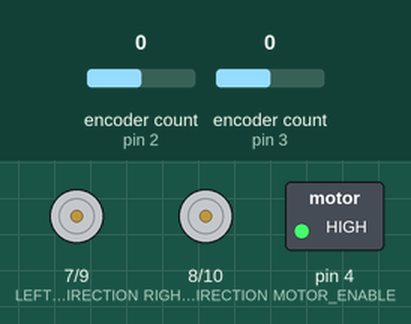
This sketch was run on a simulated Arduino Uno, built with avr-gcc and run on an emulated ATmega328P. Shown: direction and speed pins drawn as motors (green arrow = direction pin HIGH = forward, orange = LOW = backward, longer = more drive), switched loads named in the sketch (green lamp = pin HIGH). Inputs (shaded band) come from the test bench; at power-on: encoder count (sensors on pin 2, pin 3) 0. What the sketch prints to the serial monitor is not drawn.

Above: at 1.2 s.
1.3 s: encoder count (sensor on pin 2) set to 1
At 2.5 s:
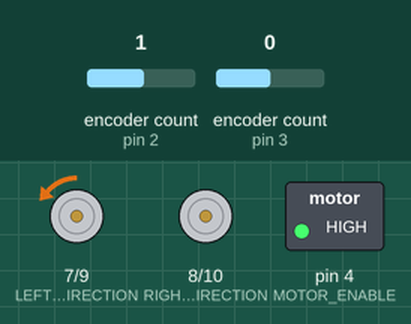
4.3 s: encoder count (sensor on pin 3) set to 1
At 4.9 s:
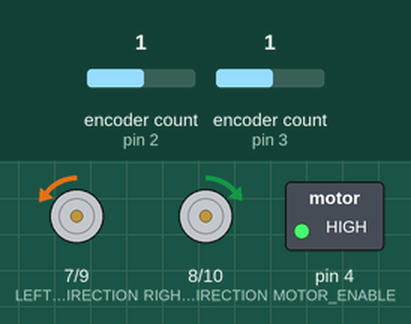
7.3 s: encoder count (sensor on pin 2) set to 0
At 9.1 s:
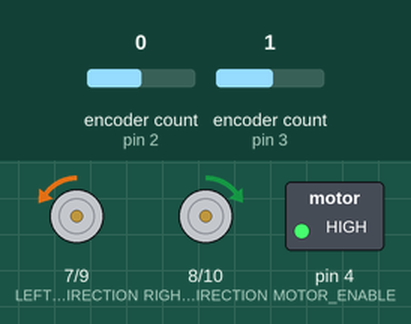
10.3 s: encoder count (sensor on pin 3) set to 5
13.3 s: encoder count (sensor on pin 3) set to 9
Timing chart, 0 to 20.3 s (numbered marks = the images above; inputs shaded):
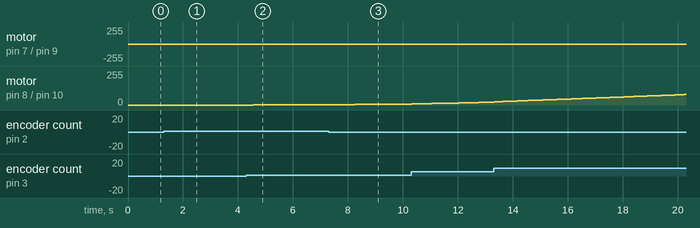

The sketch:

main.ino
```cpp
/**
  * @file main.ino
  * @author Luca Ciancanelli, David Bowling and Tyler Sidlow
  *
  * @brief Main arduino file for running firmware
  */
#include "defs.h"
#include "localization_module.h"
#include "control_module.h"
#include "communication_module.h"

#include <Wire.h>

// Functions
// Control
void set_motor_vel(int pwm, int dir_pin, int speed_pin);

// Communication
void receive_cmd(int bytes_received);

// Variables
// Scheduler
long comm_mod_service_time = 0;
long loc_mod_service_time = 0;
long cont_mod_service_time = 0;

//Communication
int cmd_arr[CMD_PACKET_SIZE];
int cmd_arr_index = 0;

bool new_cmd = false;
bool cmd_written = false;

void setup() {
  // Initialize serial port
  Serial.begin(BAUD_RATE);

  // Initizlize i2c communication
  Wire.begin(ARDUINO_ADDRESS);
  Wire.onReceive(receive_cmd);

  // Configure pin modes
  pinMode(MOTOR_ENABLE, OUTPUT);
  pinMode(LEFT_MOTOR_DIRECTION, OUTPUT);
  pinMode(RIGHT_MOTOR_DIRECTION, OUTPUT);
  pinMode(LEFT_MOTOR_SPEED, OUTPUT);
  pinMode(RIGHT_MOTOR_SPEED, OUTPUT);

  // Enable motor controller
  digitalWrite(MOTOR_ENABLE, 1);

  Serial.println("START");

  // Print "GO" if MATLAB enabled
  if(MATLAB_COM)
  {
    Serial.println("GO");
  }
}

void loop() {
  // Update current time
  long current_time = millis();

  // Communication module update event (check if service time elapsed)
  if(current_time >= (comm_mod_service_time + CONSOLE_REF))
  {
    // Reset service time
    comm_mod_service_time = current_time;

    // Check if new command recieved from PI
    if(new_cmd)
    {
      // Reset new command flag
      new_cmd = false;

      // Write commanded operation mode to control module
      cont_mod::get_instance()->set_operation_mode(cmd_arr[0]);

      // Serial.print(cmd_arr[0]);
      // Serial.print(" ");
      // Serial.print(cmd_arr[1]);
      // Serial.print(" ");
      // Serial.print(cmd_arr[2]);
      // Serial.print(" ");
      // Serial.print(cmd_arr[3]);
      // Serial.print(" ");
      // Serial.print(cmd_arr[4]);
      // Serial.print(" ");
      // Serial.print(cmd_arr[5]);
      // Serial.println();
    }

    // Print wheel params to console
    //comm_mod::get_instance()->print_params(comm_mod_service_time);
  }

  // Localization module update event (check if service time elapsed)
  if(current_time >= (loc_mod_service_time + LOCALIZATION_UPDATE_PERIOD))
  {
    // Reset service time
    loc_mod_service_time = current_time;

    // Update wheel positions
    loc_mod::get_instance()->update_wheel_pos();

    // Update wheel velocities
    loc_mod::get_instance()->update_wheel_vels();
  }


  // Control module update event (check if service time elapsed)
  if(current_time >= (cont_mod_service_time + CONTROL_UPDATE_PERIOD))
  {
    // Reset service time
    cont_mod_service_time = current_time;

    if(cmd_arr[0]!=1 && cmd_arr[0]!=2){
    }
    else if(cmd_arr[5]!=0 && cmd_arr[5]!=1){
    }
    else{
    // Check operation mode
    if(cont_mod::get_instance()->get_operation_mode() == MOVE_MODE && !cmd_written)
    {
      // Format distance and angle from 2 uint8s to a float
      float angle;
      float distance = (cmd_arr[1]) + (float(cmd_arr[2]) / 100);

      if(cmd_arr[5] == 0)
      {
        angle = (cmd_arr[3]) + (float(cmd_arr[4]) / 100);
      }
      else
      {
        angle = -(cmd_arr[3]) + (float(cmd_arr[4]) / 100);
      }

      Serial.print(cmd_arr[5]);
      Serial.print(" ");
      Serial.print(angle);
      Serial.print(" ");
      Serial.println(distance);

      // Write wheel positions to rotate to commanded distance and angle
      cont_mod::get_instance()->set_left_desired_pos(loc_mod::get_instance()->get_left_wheel_pos() + (distance * FEET_TO_CM) / (WHEEL_RADIUS) + (angle * DEG_TO_RAD * WHEEL_WIDTH) / (2 * WHEEL_RADIUS));
      cont_mod::get_instance()->set_right_desired_pos(loc_mod::get_instance()->get_right_wheel_pos() + (distance * FEET_TO_CM) / (WHEEL_RADIUS) - (angle * DEG_TO_RAD * WHEEL_WIDTH) / (2 * WHEEL_RADIUS));

      // Set command written flag
      cmd_written = true;
    }
    else if(cont_mod::get_instance()->get_operation_mode() == STOP_MODE && !cmd_written)
    {
      // Write wheel positions to current position to stop
      cont_mod::get_instance()->set_left_desired_pos(loc_mod::get_instance()->get_left_wheel_pos());
      cont_mod::get_instance()->set_right_desired_pos(loc_mod::get_instance()->get_right_wheel_pos());

      // Set command written flag
      cmd_written = true;
    }
    }
    // else if(cont_mod::get_instance()->get_operation_mode() == TURN_LEFT && !cmd_written)
    // {
    //   Serial.println("test");
    //   cont_mod::get_instance()->set_left_desired_pos(loc_mod::get_instance()->get_left_wheel_pos() + (90 * DEG_TO_RAD * WHEEL_WIDTH) / (2 * WHEEL_RADIUS));
    //   cont_mod::get_instance()->set_right_desired_pos(loc_mod::get_instance()->get_right_wheel_pos() - (90 * DEG_TO_RAD * WHEEL_WIDTH) / (2 * WHEEL_RADIUS));
    //   cmd_written = true;
    // }
    // else if(cont_mod::get_instance()->get_operation_mode() == TURN_RIGHT && !cmd_written)
    // {
    //   Serial.println("test");
    //   cont_mod::get_instance()->set_left_desired_pos(loc_mod::get_instance()->get_left_wheel_pos() - (90 * DEG_TO_RAD * WHEEL_WIDTH) / (2 * WHEEL_RADIUS));
    //   cont_mod::get_instance()->set_right_desired_pos(loc_mod::get_instance()->get_right_wheel_pos() + (90 * DEG_TO_RAD * WHEEL_WIDTH) / (2 * WHEEL_RADIUS));
    //   cmd_written = true;
    // }

    // Update desired velocity (position controller)
    cont_mod::get_instance()->update_desired_vels();

    // Update motor velocities (velocity controller)
    cont_mod::get_instance()->update_motor_pwms();

    // Set motor pwm
    set_motor_vel(cont_mod::get_instance()->get_left_pwm(), LEFT_MOTOR_DIRECTION, LEFT_MOTOR_SPEED);
    set_motor_vel(cont_mod::get_instance()->get_right_pwm(), RIGHT_MOTOR_DIRECTION, RIGHT_MOTOR_SPEED);
  }
}

/**
  * @brief Sets motor velocities by setting speed and direction pin volages.
  *
  * @param pwm Signed pwm value containing speed and direction information
  * @param dir_pin Direction pin ID
  * @param speed_pin Speed pin ID
  */
void set_motor_vel(int pwm, int dir_pin, int speed_pin)
{
  // Check pwm sign
  if(pwm > 0)
  {
    // Write direction and speed pins
    digitalWrite(dir_pin, 1);
    analogWrite(speed_pin, abs(pwm));
  }
  else
  {
    // Write direction and speed pins
    digitalWrite(dir_pin, 0);
    analogWrite(speed_pin, abs(pwm));
  }
}

/**
  * @brief I2C communication ISR
  *
  * @param bytes_received number of bytes recieved over I2C
  */
void receive_cmd(int bytes_received) {
  // Ignore first byte (no information)
  Wire.read();

  for(uint8_t i = 0; i < CMD_PACKET_SIZE; i++)
  {
    cmd_arr[i] = Wire.read();
  }

  // Set new command flag
  new_cmd = true;

  // Reset command written
  cmd_written = false;

  return;
}
```

communication_module.cpp
```cpp
/**
  * @file communication_module.cpp
  * @author Luca Ciancanelli, David Bowling and Tyler Sidlow
  *
  * @brief Source file for the communication module
  */

#include "communication_module.h"
#include "defs.h"

// Create communication module pointer and set to null pointer
comm_mod* comm_mod::comm_mod_ptr = nullptr;

/**
  * @brief Communication module constructor
  */
comm_mod::comm_mod()
{

}

/**
  * @brief Communication module destructor
  */
comm_mod::~comm_mod()
{

}

/**
  * @brief Gets instance of communication module
  *
  * @return Communication module pointer
  */
comm_mod* comm_mod::get_instance()
{
  // Check if communication module is instantiated
  if(comm_mod_ptr == nullptr)
  {
    // Create new instance of communication module
    comm_mod_ptr = new comm_mod();
  }

  return comm_mod_ptr;
}

/**
  * @brief Deallocates memory used for communication module
  */
void comm_mod::clean_up()
{
  // Check if communication module is instantiated
  if(comm_mod_ptr == nullptr)
  {
    // End cleanup if no communication mdoule exists
    return;
  }

  // Delete communication module instance
  delete comm_mod_ptr;

  // Set communication module pointer to null pointer
  comm_mod_ptr = nullptr;
}

/**
  * @brief Prints parameters over serial
  */
void comm_mod::print_params(long current_time)
{
  // Print parameters to console (if enabled)
  // Current program time
  Serial.print(float(current_time) / 1000);

  // Left wheel postion
  if(POSITION_PRINT && LEFT_MOTOR_PRINT)
  {
    Serial.print(",");
    Serial.print(loc_mod::get_instance()->get_left_wheel_pos());
  }

  // Left wheel desired postion
  if(DESIRED_POSITION_PRINT && LEFT_MOTOR_PRINT)
  {
    Serial.print(",");
    Serial.print(cont_mod::get_instance()->get_left_desired_pos());
  }

  // Left wheel velocity
  if(VELOCITY_PRINT && LEFT_MOTOR_PRINT)
  {
    Serial.print(",");
    Serial.print(loc_mod::get_instance()->get_left_wheel_vel());
  }

  // Left motor pwm
  if(PWM_PRINT && LEFT_MOTOR_PRINT)
  {
    Serial.print(",");
    Serial.print(cont_mod::get_instance()->get_left_pwm());
  }

  // Right wheel postion
  if(POSITION_PRINT && RIGHT_MOTOR_PRINT)
  {
    Serial.print(",");
    Serial.print(loc_mod::get_instance()->get_right_wheel_pos());
  }

  // Right wheel desired postion
  if(DESIRED_POSITION_PRINT && LEFT_MOTOR_PRINT)
  {
    Serial.print(",");
    Serial.print(cont_mod::get_instance()->get_right_desired_pos());
  }

  // Right wheel velocity
  if(VELOCITY_PRINT && RIGHT_MOTOR_PRINT)
  {
    Serial.print(",");
    Serial.print(loc_mod::get_instance()->get_right_wheel_vel());
  }

  // Right motor pwm
  if(PWM_PRINT && RIGHT_MOTOR_PRINT)
  {
    Serial.print(",");
    Serial.print(cont_mod::get_instance()->get_right_pwm());
  }
  Serial.println();

  // Print "STOP" if MATLAB enabled and program time is equal to MATLAB_TIME
  if(MATLAB_COM && current_time == MATLAB_TIME)
  {
    Serial.println("STOP");
  }
}
```

communication_module.h
```cpp
/**
  * @file communication_module.h
  * @author Luca Ciancanelli, David Bowling and Tyler Sidlow
  *
  * @brief Header file for the communication module
  */

#ifndef communication_module_h
#define communication_module_h

#include "localization_module.h"
#include "control_module.h"

class comm_mod
{
  private:
    static comm_mod* comm_mod_ptr;

    comm_mod();
    ~comm_mod();

  public:
    static comm_mod* get_instance();
    static void clean_up();

    void print_params(long current_time);
};

#endif
```

control_module.cpp
```cpp
/**
  * @file control_module.cpp
  * @author Luca Ciancanelli, David Bowling and Tyler Sidlow
  *
  * @brief Source file for the localization module
  */

#include "control_module.h"
#include "defs.h"

// Create control module pointer and set to null pointer
cont_mod* cont_mod::cont_mod_ptr = nullptr;

/**
  * @brief Control module constructor
  */
cont_mod::cont_mod()
{

}

/**
  * @brief Control module destructor
  */
cont_mod::~cont_mod()
{

}

/**
  * @brief Gets instance of control module
  *
  * @return Control module pointer
  */
cont_mod* cont_mod::get_instance()
{
  // Check if control module is instantiated
  if(cont_mod_ptr == nullptr)
  {
    // Create new instance of control module
    cont_mod_ptr = new cont_mod();
  }

  return cont_mod_ptr;
}

/**
  * @brief Deallocates memory used for control module
  */
void cont_mod::clean_up()
{
  // Check if control module is instantiated
  if(cont_mod_ptr == nullptr)
  {
    // End cleanup if no control mdoule exists
    return;
  }

  // Delete control module instance
  delete cont_mod_ptr;

  // Set control module pointer to null pointer
  cont_mod_ptr = nullptr;
}

/**
  * @brief Gets motor pwm corresponding to desired velocity
  *
  * @param desired_vel Desired wheel velocity
  * @param measured_vel Measured wheel velocity
  * @param kp Proportional gain
  * @param integral_vel Current velocity integral pointer
  * @param output_cap Velocity cap
  * @return Motor pwm
  */
int cont_mod::get_motor_pwm(float desired_vel, float measured_vel, float kp, float *integral_vel, int output_cap)
{
  // Calculate velocity error
  float vel_error = desired_vel - measured_vel;

  // Integrate velocity error (if velocity cap is not exceeded)
  if(*integral_vel + kp * vel_error < output_cap)
  {
    // Integrate velocity error
    *integral_vel += kp * vel_error;
  }
  else
  {
    // Set velocity to output cap
    *integral_vel = output_cap;
  }

  // Return motor pwm
  return *integral_vel;
}

/**
  * @brief Gets desired velocity for a wheel based on desired wheel position
  *
  * @param desired_pos Desired wheel position
  * @param current_pos Current wheel position
  * @param kp Proportional gain
  * @param ki Integral gain
  * @param integral_error Current integrator error pointer
  * @return Desired wheel velocity (rad/s)
  */
float cont_mod::get_desired_vel(float desired_pos, float current_pos, float kp, float ki, float *integral_error)
{
  // Calculate position error
  float pos_error  = desired_pos - current_pos;

  // Limit integral error with anti-windup
  if(*integral_error <= ANTI_WINDUP && *integral_error >= -ANTI_WINDUP)
  {
    // Calculate/update integral error
    *integral_error += pos_error * (float(CONTROL_UPDATE_PERIOD) / 1000);
  }

  // Calculate and return desired velocity
  return kp * pos_error + ki * (*integral_error);
}

/**
  * @brief Updates the desired velocities of the left and right motors
  *
  */
void cont_mod::update_desired_vels()
{
  left_desired_vel = get_desired_vel(left_desired_pos, loc_mod::get_instance()->get_left_wheel_pos(), KP_POS_LEFT, KI_POS_LEFT, &left_pos_integral);
  right_desired_vel = get_desired_vel(right_desired_pos, loc_mod::get_instance()->get_right_wheel_pos(), KP_POS_RIGHT, KI_POS_RIGHT, &right_pos_integral);
}

/**
  * @brief Updates the pwm values of the left and right motors
  *
  */
void cont_mod::update_motor_pwms()
{
  left_motor_pwm = get_motor_pwm(left_desired_vel, loc_mod::get_instance()->get_left_wheel_vel(), KP_VEL_LEFT, &left_vel_integral, OUTPUT_CAP_LEFT);
  right_motor_pwm = get_motor_pwm(right_desired_vel, loc_mod::get_instance()->get_right_wheel_vel(), KP_VEL_RIGHT, &right_vel_integral, OUTPUT_CAP_RIGHT);
}

/**
  * @brief Sets mode of operation (true - find arco marker, false - move based on PI commands)
  */
void cont_mod::set_operation_mode(int mode)
{
  operation_mode = mode;
}

/**
  * @brief Sets left wheel desired position (rad)
  */
void cont_mod::set_left_desired_pos(float pos)
{
  left_desired_pos = pos;
}

/**
  * @brief Sets right wheel desired position (rad)
  */
void cont_mod::set_right_desired_pos(float pos)
{
  right_desired_pos = pos;
}

/**
  * @brief Sets left wheel desired velocity (rad/sec)
  */
void cont_mod::set_left_desired_vel(float vel)
{
  left_desired_vel = vel;
}

/**
  * @brief Sets right wheel desired velocity (rad/sec)
  */
void cont_mod::set_right_desired_vel(float vel)
{
  right_desired_vel = vel;
}

/**
  * @brief Gets operation mode
  *
  * @return Operation mode (bool)
  */
int cont_mod::get_operation_mode()
{
  return operation_mode;
}

/**
  * @brief Gets left wheel pwm
  *
  * @return Left wheel pwm (int)
  */
int cont_mod::get_left_pwm()
{
  return left_motor_pwm;
}

/**
  * @brief Gets right wheel pwm
  *
  * @return Right wheel pwm (int)
  */
int cont_mod::get_right_pwm()
{
  return right_motor_pwm;
}

/**
  * @brief Gets left wheel desired position
  *
  * @return Left wheel desired position (rad)
  */
float cont_mod::get_left_desired_pos()
{
  return left_desired_pos;
}

/**
  * @brief Gets right wheel desired position
  *
  * @return Right wheel desired position (rad)
  */
float cont_mod::get_right_desired_pos()
{
  return right_desired_pos;
}
```

control_module.h
```cpp
/**
  * @file control_module.h
  * @author Luca Ciancanelli, David Bowling and Tyler Sidlow
  *
  * @brief Header file for the localization module
  */

#ifndef control_module_h
#define control_module_h

#include "localization_module.h"

class cont_mod
{
  private:
    static cont_mod* cont_mod_ptr;

    int operation_mode = 0;

    int left_motor_pwm = 0;
    int right_motor_pwm = 0;
    float left_motor_comp = 1;

    float left_desired_vel = 0;
    float right_desired_vel = 0;
    float left_vel_integral = 0;
    float right_vel_integral = 0;

    float left_desired_pos = 0;
    float right_desired_pos = 0;
    float left_pos_integral = 0;
    float right_pos_integral = 0;

    cont_mod();
    ~cont_mod();

    int get_motor_pwm(float desired_vel, float measured_vel, float kp, float *integral_vel, int output_cap);
    float get_desired_vel(float desired_pos, float current_pos, float kp, float ki, float *integral_error);

  public:
    static void clean_up();
    static cont_mod* get_instance();

    void update_desired_vels();
    void update_motor_pwms();

    void set_operation_mode(int mode);
    void set_left_desired_pos(float pos);
    void set_right_desired_pos(float pos);
    void set_left_desired_vel(float vel);
    void set_right_desired_vel(float vel);

    int get_operation_mode();
    int get_left_pwm();
    int get_right_pwm();
    float get_left_desired_pos();
    float get_right_desired_pos();
};

#endif
```

localization_module.h
```cpp
/**
  * @file localization_module.h
  * @author Luca Ciancanelli, David Bowling and Tyler Sidlow
  *
  * @brief Header file for the localization module
  */

#ifndef localization_module_h
#define localization_module_h

#include <Encoder.h>

class loc_mod
{
  private:
    static loc_mod* loc_mod_ptr;

    Encoder* left_enc = nullptr;
    Encoder* right_enc = nullptr;

    float left_current_pos = 0;
    float right_current_pos = 0;
    float left_prev_pos = 0;
    float right_prev_pos = 0;
    float left_vel = 0;
    float right_vel = 0;

    loc_mod();
    ~loc_mod();

    float get_wheel_pos(Encoder *enc);
    float get_wheel_vel(float current_pos, float prev_pos);

  public:
    static loc_mod* get_instance();
    static void clean_up();

    void update_wheel_pos();
    void update_wheel_vels();

    float get_left_wheel_pos();
    float get_right_wheel_pos();
    float get_left_wheel_vel();
    float get_right_wheel_vel();
};
#endif
```

Source omitted: defs.h (1709 bytes), localization_module.cpp (3417 bytes)

Measured:
- after the input at 1.3 s, motor on pin 7 (LEFT_MOTOR_DIRECTION) / pin 9 (LEFT_MOTOR_SPEED): stopped → backward 1/255 after 0.26 s, → backward 2/255 1.3 s later, → backward 3/255 1.2 s later
- after the input at 4.3 s, motor on pin 8 (RIGHT_MOTOR_DIRECTION) / pin 10 (RIGHT_MOTOR_SPEED): stopped → forward 1/255 after 0.26 s, → forward 2/255 1.3 s later, → forward 3/255 1.2 s later
- after the input at 7.3 s, motor on pin 7 (LEFT_MOTOR_DIRECTION) / pin 9 (LEFT_MOTOR_SPEED): stays backward 5/255 (without the input it goes to backward 6/255 after 0.26 s)
